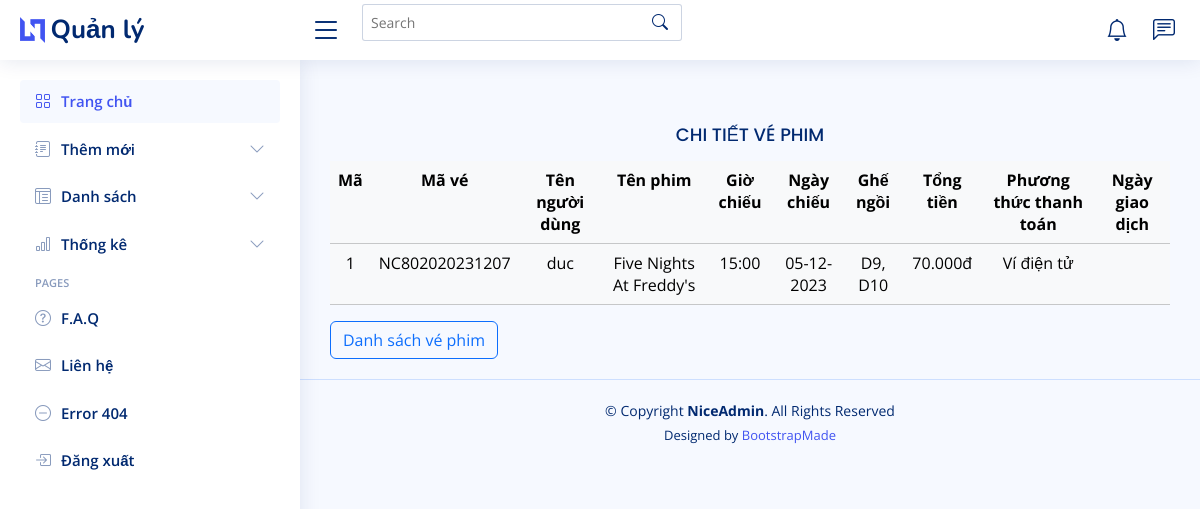
/admin/index.php?act=chi_tiet_ve&id_chitietvephim=1 (signed in), run on the app's committed database.
### tables this page shows
CREATE TABLE `chi_tiet_ve_phim` (
  `id_chitietvephim` int NOT NULL,
  `ma_ve` varchar(50) NOT NULL,
  `id_user` int NOT NULL,
  `film_name` varchar(50) NOT NULL,
  `showtime` varchar(50) NOT NULL,
  `date` varchar(50) NOT NULL,
  `ghe_ngoi` varchar(50) NOT NULL,
  `total` int NOT NULL,
  `pttt` tinyint NOT NULL COMMENT 'Phương thức thanh toán -\r\n1: Tiền mặt\r\n2: Ví điện tử\r\n3: Chuyển khoản\r\n4: Thanh toán online'
);

CREATE TABLE `user` (
  `id_user` int NOT NULL,
  `username` varchar(50) NOT NULL,
  `password` varchar(50) NOT NULL,
  `email` varchar(50) NOT NULL,
  `number_phone` int DEFAULT NULL,
  `address` varchar(255) DEFAULT NULL,
  `role` tinyint NOT NULL DEFAULT '0'
);

### model/pdo.php (called while the page is built, shortened)
<?php
function pdo_get_connection(){
    $dburl = "mysql:host=localhost;dbname=booking_movie_ticket;charset=utf8";
    $username = 'root';
    $password = '';
    $conn = new PDO($dburl, $username, $password);
    $conn->setAttribute(PDO::ATTR_ERRMODE, PDO::ERRMODE_EXCEPTION);
    return $conn;
}
function pdo_query($sql){
    $sql_args = array_slice(func_get_args(), 1);
    try{
        $conn = pdo_get_connection();
        $stmt = $conn->prepare($sql);
        $stmt->execute($sql_args);
        $rows = $stmt->fetchAll();
        return $rows;
    }
    catch(PDOException $e){
        throw $e;
    }
    finally{
        unset($conn);
    }
}

### model/ve_phim.php (called while the page is built, shortened)
<?php
    require_once "pdo.php";
    function load_chi_tiet_ve_phim($id_chitietvephim) {
        $sql = "SELECT * FROM chi_tiet_ve_phim
         INNER JOIN user ON chi_tiet_ve_phim.id_user = user.id_user
         WHERE id_chitietvephim =".$id_chitietvephim;
        $ds = pdo_query($sql);
        return $ds;
    }

### admin/ve_phim/chi_tiet_ve.php (the view)
<main id="main" class="main">
    <section class="section dashboard">
        <div class="row">
            <div class="col-lg-12">
                <h5 class="card-title text-center">CHI TIẾT VÉ PHIM</h5>
                <table class="table table-light text-center">
                    <tr>
                        <th>Mã</th>
                        <th>Mã vé</th>
                        <th>Tên người dùng</th>
                        <th>Tên phim</th>
                        <th>Giờ chiếu</th>
                        <th>Ngày chiếu</th>
                        <th>Ghế ngồi</th>
                        <th>Tổng tiền</th>
                        <th>Phương thức thanh toán</th>
                        <th>Ngày giao dịch</th>
                    </tr>
                    <?php
                    foreach ($chi_tiet_ve_phim as $chi_tiet):
                        extract($chi_tiet);
                        ?>
                            <tr>
                                <td><?php echo $id_chitietvephim ?> </td>
                                <td><?php echo $ma_ve ?></td>
                                <td><?php echo $username ?> </td>
                                <td><?php echo $film_name ?> </td>
                                <td><?php echo $showtime ?> </td>
                                <td><?php echo $date ?></td>
                                <td><?php echo $ghe_ngoi ?></td>
                                <td><?php echo $total ?>.000đ</td>
                                <td>
                                    <?php
                                    if ($pttt == 1) {
                                        echo 'Tiền mặt';
                                    } elseif ($pttt == 2) {
                                        echo 'Ví điện tử';
                                    } elseif ($pttt == 3) {
                                        echo 'Chuyển khoản';
                                    } elseif ($pttt == 4) {
                                        echo 'Thanh toán online';
                                    } else {
                                        echo 'Không xác định';
                                    }
                                    ?>
                                </td>
                                <td><?= $ngay_giao_dich ?></td>
                            </tr>
                        <?php endforeach;?>
                    </table>
                <a class="btn btn-outline-primary" href="index.php?act=danh_sach_ve_phim">Danh sách vé phim</a>
            </div>
        </div>
    </section>
</main>

### admin/layout_admin/assets/css/style.css (style rules this page uses)
:root { scroll-behavior: smooth; }
body { font-family: "Open Sans", sans-serif; background: #f6f9ff; color: #444444; }
a { color: #4154f1; text-decoration: none; }
h1, h2, h3, h4, h5, h6 { font-family: "Nunito", sans-serif; }
#main { margin-top: 60px; padding: 20px 30px; transition: all 0.3s; }
.card-title { padding: 20px 0 15px 0; font-size: 18px; font-weight: 500; color: #012970; font-family: "Poppins", sans-serif; }
@media (min-width: 1200px) { #main, #footer { margin-left: 300px; } }

### data on the page
chi_tiet_ve_phim: id_chitietvephim "1", ma_ve "NC802020231207", id_user.username "duc", film_name "Five Nights At Freddy's", showtime "15:00", date "05-12-2023", ghe_ngoi "D9, D10", total "70", pttt "Ví điện tử"
